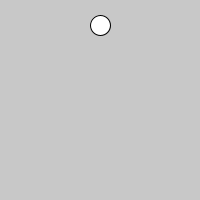
Frame 1 (no input)
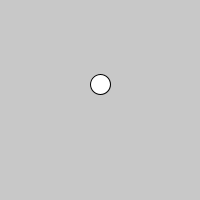
Frame 60 (the mouse pressed at the canvas centre just before this capture)
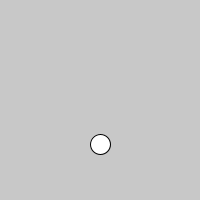
Frame 120 (the mouse held since frame 60 and released just before this capture)

The Processing sketch that drew these frames (run headless with seeded random() and noise(); from frame 60 on, the mouse is pressed at the canvas centre):

// Processing sketch: snow_falling_down
// ── snow_falling_down.pde
float circleY = 25;

void setup() {
  size(200, 200);
}

void draw() {
  background(200);
  ellipse(100, circleY, 20, 20);

  circleY = circleY + 1;

  if (circleY > height) {
    circleY = 0;
  }
}
